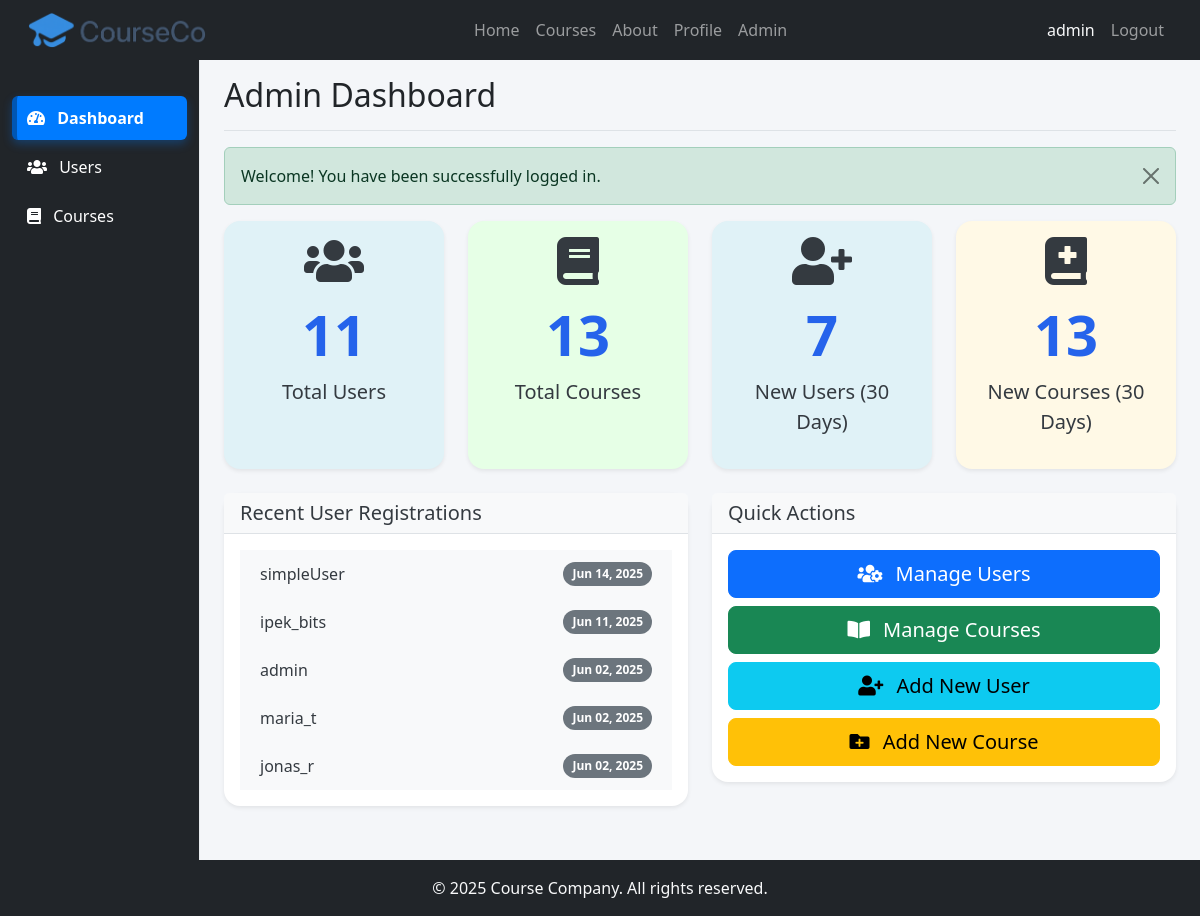
/templates/admin/admin_dashboard.php (signed in), run on the app's committed database.
### tables this page shows
CREATE TABLE `users` (
  `id` int(11) NOT NULL,
  `username` varchar(50) NOT NULL,
  `email` varchar(100) NOT NULL,
  `password` varchar(255) NOT NULL,
  `first_name` varchar(50) DEFAULT NULL,
  `last_name` varchar(50) DEFAULT NULL,
  `role` enum('student','teacher','admin') DEFAULT 'student',
  `created_at` timestamp NOT NULL DEFAULT current_timestamp(),
  `updated_at` timestamp NOT NULL DEFAULT current_timestamp() ON UPDATE current_timestamp()
);

### config/DBInfo.php (called while the page is built)
<?php
class DBInfo {
    public static function getConfig() {
        return [
            'DB_HOST' => 'localhost',
            'DB_NAME' => 'course_company',
            'DB_USER' => 'root',
            'DB_PASS' => '',
            'DB_PORT' => '3306'
        ];
    }
}
?>

### Classes/Database.php (called while the page is built, shortened)
<?php
require_once __DIR__ . '/../config/DBInfo.php';
class Database {
    private $conn;
    private function connect() {
        $config = DBInfo::getConfig();
        try {
            $this->conn = new PDO(
                "mysql:host={$config['DB_HOST']};port={$config['DB_PORT']};dbname={$config['DB_NAME']}",
                $config['DB_USER'],
                $config['DB_PASS'],
                [PDO::ATTR_ERRMODE => PDO::ERRMODE_EXCEPTION]
            );
        } catch (PDOException $e) {
            die("Connection failed: " . $e->getMessage());
        }
    }
    public function getConnection() {
        return $this->conn;
    }
}
?>

### Classes/User.php (called while the page is built, shortened)
<?php
require_once __DIR__ . '/Database.php';
class User extends Database
{
    private $conn;
    public function __construct()
    {
        $this->conn = $this->getConnection();
    }
    public function getRecentUsers($limit = 5)
    {
        try {
            $sql = "SELECT * FROM users ORDER BY created_at DESC LIMIT ?";
            $stmt = $this->conn->prepare($sql);
            $stmt->bindValue(1, $limit, PDO::PARAM_INT);
            $stmt->execute();
            return $stmt->fetchAll(PDO::FETCH_ASSOC);
        } catch (PDOException $e) {
            error_log("Error fetching recent users: " . $e->getMessage());
            throw new Exception('Could not fetch recent users.');
        }
    }
}

### templates/admin/admin_dashboard.php (the view, shortened to what this page needs)
<?php
require_once __DIR__ . '/../../Classes/User.php';
$user = new User();
$recentUsers = $user->getRecentUsers(5);
require_once __DIR__ . '/../partials/header.php';
require_once __DIR__ . '/../partials/renders.php';
?>
<div class="container-fluid">
    <div class="row">
        <nav class="col-md-3 col-lg-2 d-md-block bg-dark sidebar collapse">
            <div class="position-sticky pt-3">
                <ul class="nav flex-column">
                    <li class="nav-item">
                        <a class="nav-link active text-white" href="<?= BASE_PATH ?>/templates/admin/admin_dashboard.php">
                            <i class="fas fa-tachometer-alt me-2"></i>
                            Dashboard
                        </a>
                    </li>
                    <li class="nav-item">
                        <a class="nav-link text-white" href="<?= BASE_PATH ?>/templates/admin/admin_users.php">
                            <i class="fas fa-users me-2"></i>
                            Users
                        </a>
                    </li>
                    <li class="nav-item">
                        <a class="nav-link text-white" href="<?= BASE_PATH ?>/templates/admin/admin_courses.php">
                            <i class="fas fa-book me-2"></i>
                            Courses
                        </a>
                    </li>
                </ul>
            </div>
        </nav>
        <main class="col-md-9 ms-sm-auto col-lg-10 px-md-4">
            <div class="d-flex justify-content-between flex-wrap flex-md-nowrap align-items-center pt-3 pb-2 mb-3 border-bottom">
                <h1 class="h2">Admin Dashboard</h1>
            </div>
            <div class="row">
            </div>
            <div class="row">
                <div class="col-lg-6 mb-4">
                    <div class="card">
                        <div class="card-header bg-dark text-white">
                            <h5 class="mb-0">Recent User Registrations</h5>
                        </div>
                        <div class="card-body">
                            <?php if (!empty($recentUsers)): ?>
                                <ul class="list-group list-group-flush">
                                    <?php foreach ($recentUsers as $recentUser): ?>
                                        <li class="list-group-item d-flex justify-content-between align-items-center">
                                            <?= htmlspecialchars($recentUser['username']); ?>
                                            <span class="badge bg-secondary rounded-pill"><?= date('M d, Y', strtotime($recentUser['created_at'])); ?></span>
                                        </li>
                                    <?php endforeach; ?>
                                </ul>
                            <?php else: ?>
                                <p>No recent user registrations to display.</p>
                            <?php endif; ?>
                        </div>
                    </div>
                </div>
                <div class="col-lg-6 mb-4">
                    <div class="card">
                        <div class="card-header bg-dark text-white">
                            <h5 class="mb-0">Quick Actions</h5>
                        </div>
                        <div class="card-body">
                            <div class="d-grid gap-2">
                                <a href="<?= BASE_PATH ?>/templates/admin/admin_users.php" class="btn btn-primary btn-lg">
                                    <i class="fas fa-users-cog me-2"></i> Manage Users
                                </a>
                                <a href="<?= BASE_PATH ?>/templates/admin/admin_courses.php" class="btn btn-success btn-lg">
                                    <i class="fas fa-book-open me-2"></i> Manage Courses
                                </a>
                                <button class="btn btn-info btn-lg" data-bs-toggle="modal" data-bs-target="#addUserModal">
                                    <i class="fas fa-user-plus me-2"></i> Add New User
                                </button>
                                <button class="btn btn-warning btn-lg" data-bs-toggle="modal" data-bs-target="#addCourseModal">
                                    <i class="fas fa-folder-plus me-2"></i> Add New Course
                                </button>
                            </div>
                        </div>
                    </div>
                </div>
            </div>
        </main>
    </div>
</div>
<?php require_once __DIR__ . '/../partials/footer.php'; ?>

### assets/css/style.css (style rules this page uses)
html, body { font-family: 'Segoe UI', Tahoma, Geneva, Verdana, sans-serif; background-color: #f4f6f9; display: flex; flex-direction: column; min-height: 100vh; }
main { flex-grow: 1; }
.card { border: none; border-radius: 1rem; box-shadow: 0 4px 12px rgba(0, 0, 0, 0.1); transition: transform 0.2s; }

### assets/css/admin.css (style rules this page uses)
.card { box-shadow: 0 0.125rem 0.25rem rgba(0, 0, 0, 0.075); margin-bottom: 1rem; transition: transform 0.2s; }
.list-group-item { border: none; padding: 0.75rem 1.25rem; }
.badge { padding: 0.5em 0.75em; }
.sidebar { min-height: 100vh; padding-top: 20px; border-right: 1px solid #e9ecef; }
.sidebar .nav-link { font-weight: 500; color: #ced4da; padding: 10px 15px; margin-bottom: 5px; border-radius: 0.375rem; transition: background-color 0.3s ease, color 0.3s ease; }
.sidebar .nav-link.active { background-color: #007bff; color: #fff; font-weight: 600; box-shadow: 0 4px 10px rgba(0, 123, 255, 0.3); border-left: 5px solid #0056b3; padding-left: 10px; }
.sidebar .nav-link .fas { margin-right: 10px; }
.card-header.bg-dark { background-color: #f8f9fa !important; color: #343a40 !important; border-bottom: 1px solid #dee2e6; }
.list-group-item { background-color: #f8f9fa; color: #343a40; border-color: #e9ecef; }
.list-group-item .badge { background-color: #6c757d !important; color: #fff !important; }
.btn-primary.btn-lg, .btn-success.btn-lg, .btn-info.btn-lg, .btn-warning.btn-lg { font-weight: 500; }

### assets/css/header.css (style rules this page uses)
.nav-link { padding: 0.5rem 1rem; }

### data on the page
users: username "simpleUser", created_at "Jun 14, 2025"
users: username "ipek_bits", created_at "Jun 11, 2025"
users: username "admin", created_at "Jun 02, 2025"
users: username "maria_t", created_at "Jun 02, 2025"
users: username "jonas_r", created_at "Jun 02, 2025"

### other printed values
$_SESSION['user']['username'] "admin"
$message['message'] "Welcome! You have been successfully logged in."
$value "11 13 7 13"
$label "Total Users Total Courses New Users (30 Days) New Courses (30 Days)"
